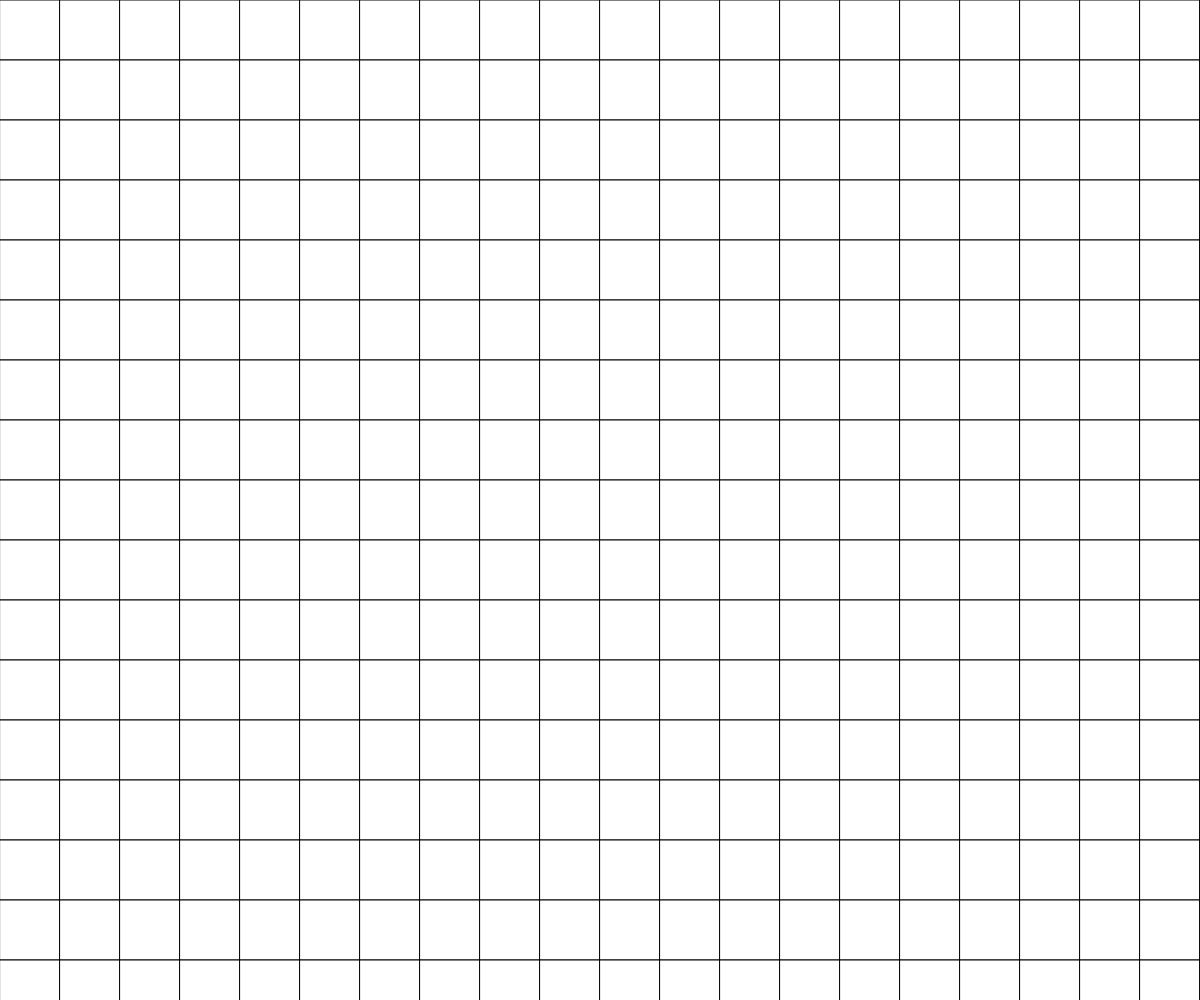
Frame 1 (no input)
Frame 60 (no input): identical to frame 1, image omitted
Frame 120 (the mouse pressed at the canvas centre since frame 60): identical to frame 1, image omitted

The p5.js sketch that drew this single still picture (run headless with seeded random() and noise() and a simulated clock; from frame 60 on, the mouse is pressed at the canvas centre):

// p5.js sketch
// ── sketch.js
// 015: BLOCK GRID
// a display-sized grid of blocks that can be used for drawing
// each block has a hover state, and a click will turn on a color


var blocks = [];	// declare array
var w = 60;	// width of the blcosk
var totalCounter;	// total number of blocks in the grid



function setup() {
  createCanvas(windowWidth, windowHeight);

  // calculate how many blocks can fit wide
  var horizontalCounter = (width/w)+(w-1);  // widht of screen divided by width of block
  var verticalCounter = (height/w)+(w-1);   // height of screen divided by height of block
  totalCounter = int(horizontalCounter * verticalCounter);

  var index = 0;


  // initialize ball objects
  for (var xx = 0; xx < horizontalCounter; xx++) {	
  	for( var yy=0; yy < verticalCounter; yy++) {
  		blocks[index++] = new Block((xx*w), (yy*w));
  	}	
  } 
}


function draw() {
	background(255);

	// draw the ball objects
	for (var i = 0; i < totalCounter; i++) {
    	blocks[i].display();
    }
}

function mousePressed() {
	for (var i = 0; i < totalCounter; i++) {
    	blocks[i].draw();
    }
}


// Triangle Class
function Block(_xPos, _yPos) {
	this.w = w;	// size of one block side
	this.c = 255;	// default color of block
	this.xPos = _xPos;
	this.yPos = _yPos;
	this.on = false;	// boolean to indicate if the block is painted (true) or blank (false)
}


// draw if mouse pressed
Block.prototype.draw = function() {
		if (mouseX > (this.xPos) && mouseX < (this.xPos)+this.w && mouseY > (this.yPos) && mouseY < (this.yPos)+this.w) {
			if (this.on == false) {
				this.c = color('#EF63A4');	// color the block pink
				this.on = true;	// change variable to on
			} else {
				this.c = 255;
				this.on = false;
			}
		}
}


// draw the triangle
Block.prototype.display = function() {
		fill(this.c);
		stroke(0);
		rect(this.xPos, this.yPos, this.w, this.w);
}



// ── copy-2.js
var u;
var count;
var mods = [];

function setup() {
  createCanvas(windowWidth, windowHeight);
  u = 150;
  var highCount = (height/150)+2;
  var wideCount = (width/150)+2;
  count = int(highCount * wideCount);
  
  var index = 0;
  for (var xc = 0; xc < wideCount; xc++) {
    for (var yc = 0; yc < highCount; yc++) {
      mods[index++] = new Module(int(xc)*u,int(yc)*u);
    }
   }
}

function draw() {
  //background(200);
  noStroke();
  for (var i = 0; i <= count; i++) {
    mods[i].draw2();
    mods[i].Over();
  }
}

function mousePressed() {
  for (var i = 0; i <= count; i++) {
    mods[i].Pressed();
  }
}

function keyTyped() {
  for (var i = 0; i <= count; i++) {
    mods[i].Typed();
  }
  
  if (keyCode === UP_ARROW || 
  keyCode === DOWN_ARROW ||
  keyCode === LEFT_ARROW ||
  keyCode === RIGHT_ARROW ||
  keyCode === BACKSPACE ||
  keyCode === DELETE ||
  keyCode === ENTER ||
  keyCode === RETURN ||
  keyCode === TAB ||
  keyCode === ESCAPE ||
  keyCode === SHIFT ||
  keyCode === CONTROL ||
  keyCode === OPTION ||
  keyCode === ALT  ) {
    mods[i].Typed();
}
}




function Module(_x, _y) {
  this.x = _x;
  this.y = _y;
  this.a = 0;
  this.b = false;
  this.c = 200;
  this.isOverRectangle = false;
  this.k = 2;
  this.s = 75;
  this.r = 0;
  this.c1 = 255;
  this.c2 = 0;
}

Module.prototype.Pressed = function() {
    if (mouseX>(this.x)-(this.s) && mouseX<(this.x)+(this.s) && mouseY>(this.y)-(this.s) && mouseY<(this.y)+(this.s)){
      this.k = this.k+1;
      if (this.k === 6) {
        this.k = 0;
      }
    }
}

Module.prototype.Typed = function() {
    if (mouseX>(this.x)-(this.s) && mouseX<(this.x)+(this.s) && mouseY>(this.y)-(this.s) && mouseY<(this.y)+(this.s)){
      this.r = this.r+HALF_PI;
    }
}

Module.prototype.Over = function() {
  if (mouseX>(this.x)-(this.s) && mouseX<(this.x)+(this.s) && mouseY>(this.y)-(this.s) && mouseY<(this.y)+(this.s)){
    this.isOverRectangle = true;
  } else {
    this.isOverRectangle = false;
  }
}


Module.prototype.draw2 = function() {
  push();
  translate(this.x, this.y);
  rectMode(CENTER);
  rotate(this.r);
  if (this.k === 0){
    fill(this.c1);
    rect(0,0,this.s*2,this.s*2);
  }
  if (this.k === 1){
    fill(this.c1);
    rect(0,0,this.s*2,this.s*2);
    fill(this.c2);
    triangle(0,0,this.s,-this.s,this.s,this.s);
  }
  if (this.k === 2){
    fill(this.c1);
    rect(0,0,this.s*2,this.s*2);
    fill(this.c2);
    triangle(this.s,-this.s,this.s,this.s,-this.s,this.s);
  }
  if (this.k === 3){
    fill(this.c1);
    rect(0,0,this.s*2,this.s*2);
    fill(this.c2);
    triangle(0,0,this.s,-this.s,this.s,this.s);
    triangle(0,0,-this.s,-this.s,-this.s,this.s);
  }
  if (this.k === 4){
    fill(this.c1);
    rect(0,0,this.s*2,this.s*2);
    fill(this.c2);
    triangle(this.s,-this.s,this.s,this.s,-this.s,this.s);
    triangle(this.s,this.s,-this.s,this.s,-this.s,-this.s);
  }
  if (this.k === 5){
    fill(this.c1);
    rect(0,0,this.s*2,this.s*2);
    fill(this.c2);
    rect(0,0,this.s*2,this.s*2);
  }
  
  if(this.isOverRectangle === true)
  {
    fill('rgba(230, 255, 0, 0.2)');
  } else {
	  noFill(); 
  }
  rectMode(CENTER);
  rect(0,0,this.s*2,this.s*2);
  
  pop();
}

function windowResized() {
  resizeCanvas(windowWidth, windowHeight);
}
// ── copy.js
var u;
var a;
var mods = [];
var x;
var y;
var mX;
var mY;
var count;

function setup() {
  createCanvas(windowWidth, windowHeight);
  u = 50;
  var highCount = (height/50)+3;
  var wideCount = (width/50)+3;
  count = int(highCount * wideCount);
  
  var index = 0;
  for (var xc = 0; xc < wideCount; xc++) {
    for (var yc = 0; yc < highCount; yc++) {
      mods[index++] = new Module(int(xc)*u,int(yc)*u);
    }
   }
}

function draw() {
  background(200);
  noStroke();
  for (var i = 0; i <= count; i++) {
    mods[i].display();
  }
}

function mousePressed() {
  for (var i = 0; i <= count; i++) {
    mods[i].Pressed();
  }
}



function Module(_x, _y) {
  this.x = _x;
  this.y = _y;
  this.a = 0;
  this.b = false;
  this.c = 200;
}

Module.prototype.Pressed = function() {
    if (mouseX>(this.x) && mouseX<(this.x)+50 && mouseY>(this.y) && mouseY<(this.y)+50){
      if (this.b === true) {
          this.c = 200;
          this.b = false;
        } else {
          this.c = '#EB006A';
          this.b = true;
        }
    }
}


Module.prototype.display = function() {
  translate(this.x, this.y);
  fill(this.c);
  rect(0,0,50,50);
}

function windowResized() {
  resizeCanvas(windowWidth, windowHeight);
}
